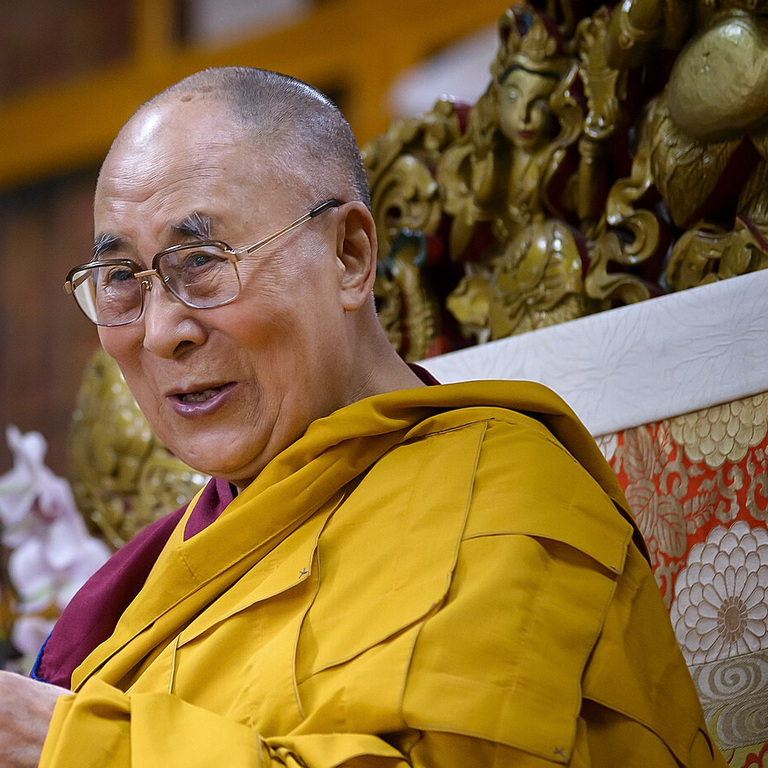
#> input picture people/images/14th-dalai-lama.jpg, 768 x 768 px
$ python -i curate_people.py   (imports and definitions only)
#> lines starting #> are read from the running program, lines starting #| are printed output that depends on the picture
#> further down, picture is the input picture: PIL image 768x768 RGB; mean R, G, B 135.9, 105.8, 57.9
"""Download license-checked Wikimedia portraits and make reproducible square crops."""

import argparse
from concurrent.futures import ThreadPoolExecutor
from datetime import datetime, timezone
import hashlib
import html
import io
import json
from pathlib import Path
import re
import threading
import time
import unicodedata
import urllib.error
import urllib.parse
import urllib.request

import cv2
import numpy as np
from PIL import Image, ImageDraw, ImageFont, ImageOps


ROOT = Path(__file__).resolve().parents[1]
PEOPLE = ROOT / "people"
IMAGES = PEOPLE / "images"
USER_AGENT = "PixlePeopleDataset/1.0 (Wikimedia portrait curation; Python urllib)"
SIZE = 768
LOCAL = threading.local()


def now():
    return datetime.now(timezone.utc).isoformat()


def plain(value):
    return html.unescape(re.sub(r"<[^>]*>", "", str(value))).strip()


def slug(name):
    name = unicodedata.normalize("NFKD", name).encode("ascii", "ignore").decode()
    return re.sub(r"[^a-z0-9]+", "-", name.lower()).strip("-")


# [93 lines left out: functions fetch, api, lead_images, source_info, check_license, not called in this run]


def square_crop(image, override=None):
    width, height = image.size
#> width = 768; height = 768
    face = None
    if override is not None:
        box = tuple(override)
        if not (0 <= box[0] < box[2] <= width and 0 <= box[1] < box[3] <= height):
            raise ValueError(f"Invalid crop {box} for {image.size}")
        if box[2] - box[0] != box[3] - box[1]:
            raise ValueError("Manual crop must be square")
        method = "manual"
    else:
        if not hasattr(LOCAL, "detector"):
            LOCAL.detector = cv2.CascadeClassifier(
                cv2.data.haarcascades + "haarcascade_frontalface_default.xml"
            )
        detection_scale = min(1.0, 960 / max(width, height))
#> detection_scale = 1
        preview = image.resize((round(width * detection_scale), round(height * detection_scale)))
        gray = cv2.cvtColor(np.array(preview), cv2.COLOR_RGB2GRAY)
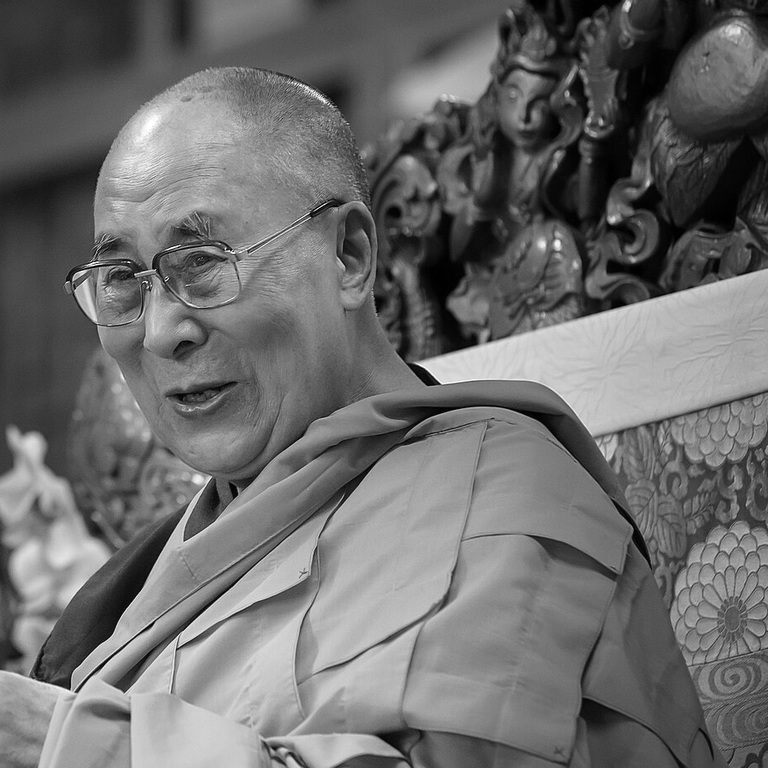
#> gray: shape (768, 768); min 0, max 255, mean 109.4
        faces = LOCAL.detector.detectMultiScale(
            gray, scaleFactor=1.1, minNeighbors=5, minSize=(40, 40)
        )
#> faces = ()
        faces = [tuple(round(int(value) / detection_scale) for value in f) for f in faces]
#> faces = []
        faces = [f for f in faces if f[3] >= min(width, height) * 0.12]
        if len(faces):
            x, y, fw, fh = map(int, max(faces, key=lambda f: int(f[2]) * int(f[3])))
            face = [x, y, fw, fh]
            side = min(width, height, max(int(fh * 4), int(fw * 2.8)))
            left = max(0, min(width - side, round(x + fw / 2 - side / 2)))
            top = max(0, min(height - side, round(y - fh * 0.45)))
            method = "largest-face-guided"
        else:
            side = min(width, height)
#> side = 768
            left = (width - side) // 2
#> left = 0
            top = round((height - side) * 0.15)
#> top = 0
            method = "top-biased-center"
        box = (left, top, left + side, top + side)
#> box = (0, 0, 768, 768)
    cropped = image.crop(box).resize((SIZE, SIZE), Image.Resampling.LANCZOS)
    return cropped, {"method": method, "box_xyxy": list(box), "detected_face_xywh": face}


# [262 lines left out: functions process, recrop, save_metadata, contact_sheets, verify, main, not called in this run]


# [2 lines not run here, left out]

>>> from PIL import Image
>>> picture = Image.open('../people/images/14th-dalai-lama.jpg')
>>> result = square_crop(picture)

$ run again, on people/images/amy-winehouse.jpg
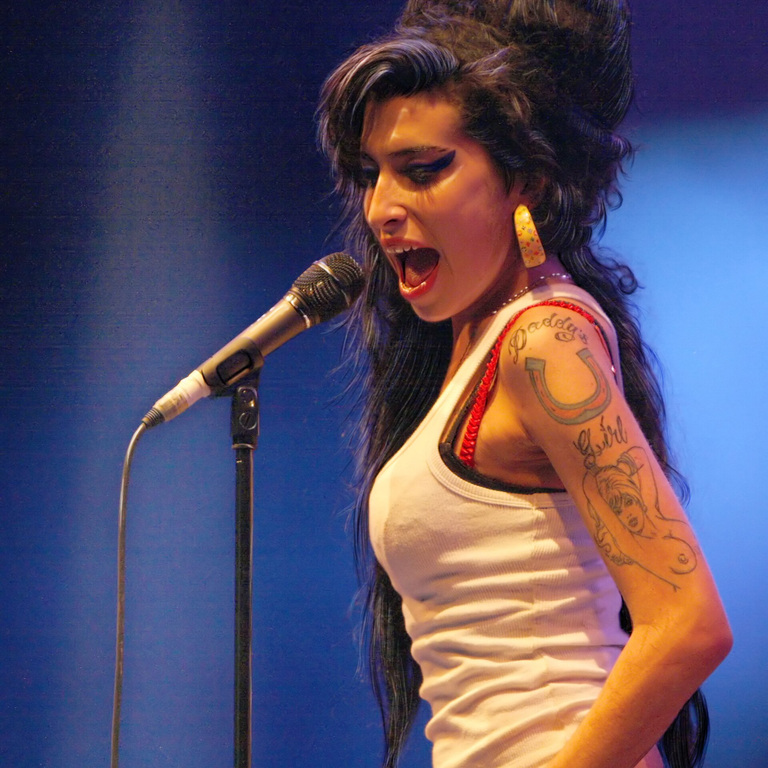
#> input picture people/images/amy-winehouse.jpg, 768 x 768 px
#> picture is the input picture: PIL image 768x768 RGB; mean R, G, B 87.6, 79.4, 103.8
#> in square_crop, `gray = cv2.cvtColor(np.array(preview), cv2.COLOR_RGB2GRAY)`:
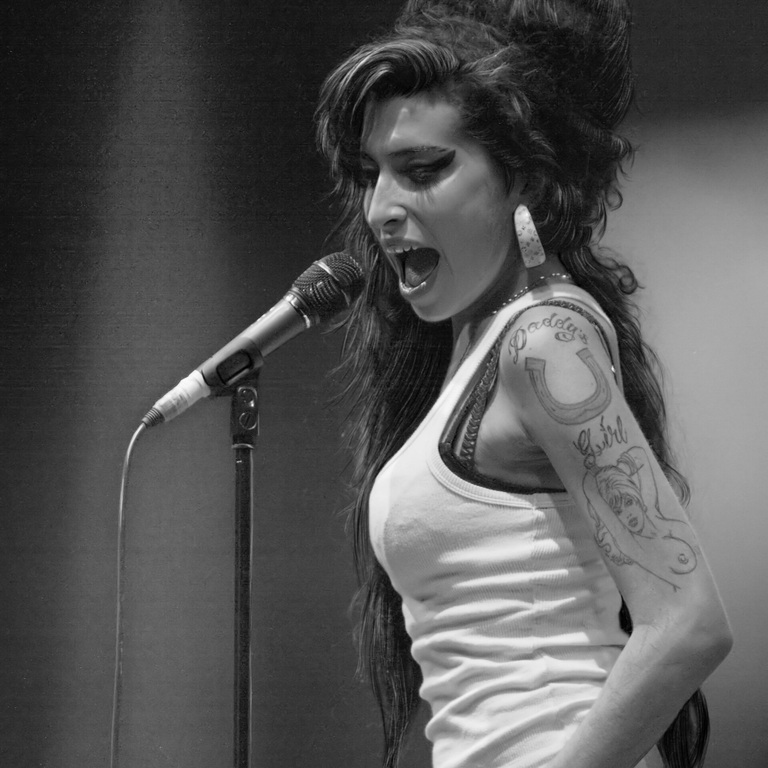
#> gray: shape (768, 768); min 0, max 255, mean 84.6
#> in square_crop, `faces = LOCAL.detector.detectMultiScale( gray, scaleFactor=1.1, minNei..`: faces = [[300, 83, 234, 234]]
#> in square_crop, `faces = [tuple(round(int(value) / detection_scale) for value in f) for..`: faces = [(300, 83, 234, 234)]
#> x = 300; y = 83; fw = 234
#> face = [300, 83, 234, 234]
#> side = 768
#> left = 0
#> box = (0, 0, 768, 768)

$ run again, on people/images/angela-merkel.jpg
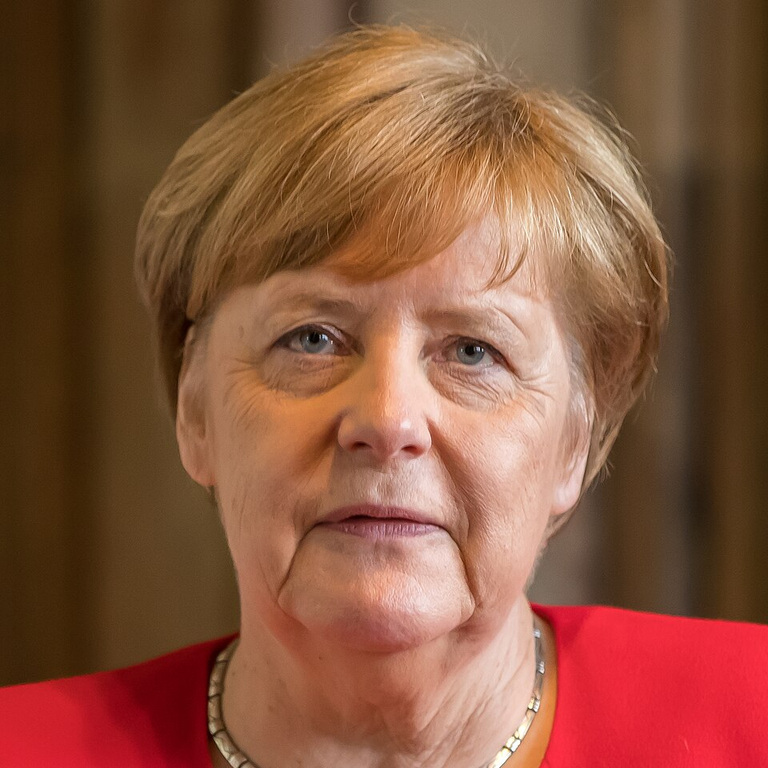
#> input picture people/images/angela-merkel.jpg, 768 x 768 px
#> picture is the input picture: PIL image 768x768 RGB; mean R, G, B 135.4, 85.4, 61.9
#> in square_crop, `gray = cv2.cvtColor(np.array(preview), cv2.COLOR_RGB2GRAY)`:
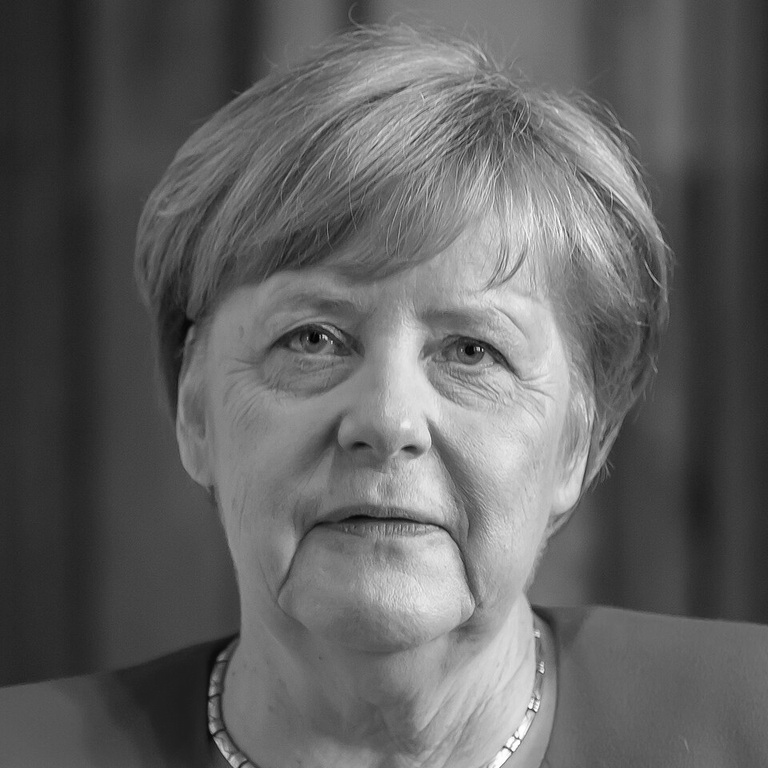
#> gray: shape (768, 768); min 1, max 255, mean 97.7
#> in square_crop, `faces = LOCAL.detector.detectMultiScale( gray, scaleFactor=1.1, minNei..`: faces = [[154, 159, 466, 466]]
#> in square_crop, `faces = [tuple(round(int(value) / detection_scale) for value in f) for..`: faces = [(154, 159, 466, 466)]
#> x = 154; y = 159; fw = 466
#> face = [154, 159, 466, 466]
#> side = 768
#> left = 0
#> box = (0, 0, 768, 768)

$ run again, on people/images/anthony-hopkins.jpg
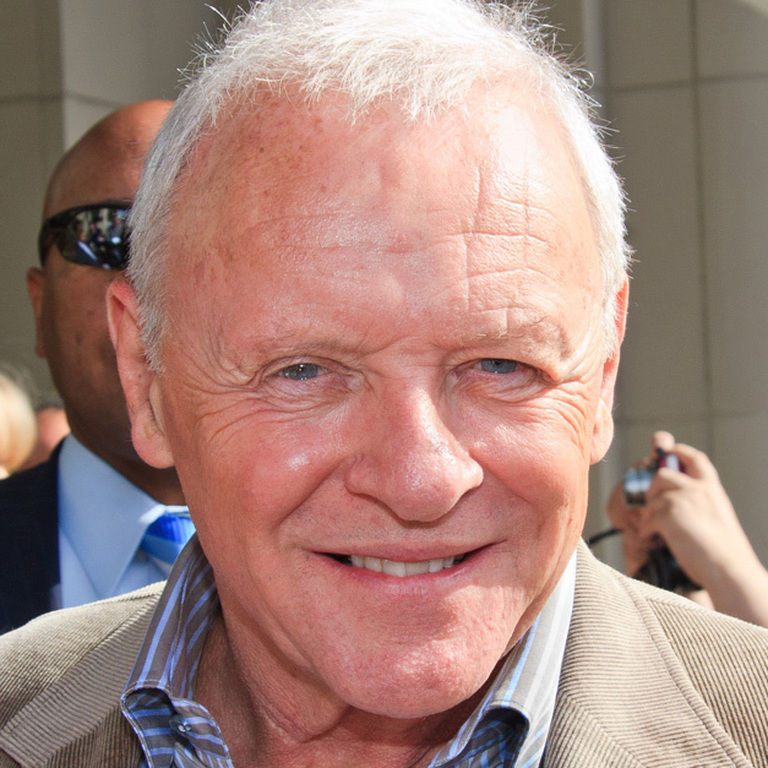
#> input picture people/images/anthony-hopkins.jpg, 768 x 768 px
#> picture is the input picture: PIL image 768x768 RGB; mean R, G, B 166.4, 134, 125.4
#> in square_crop, `gray = cv2.cvtColor(np.array(preview), cv2.COLOR_RGB2GRAY)`:
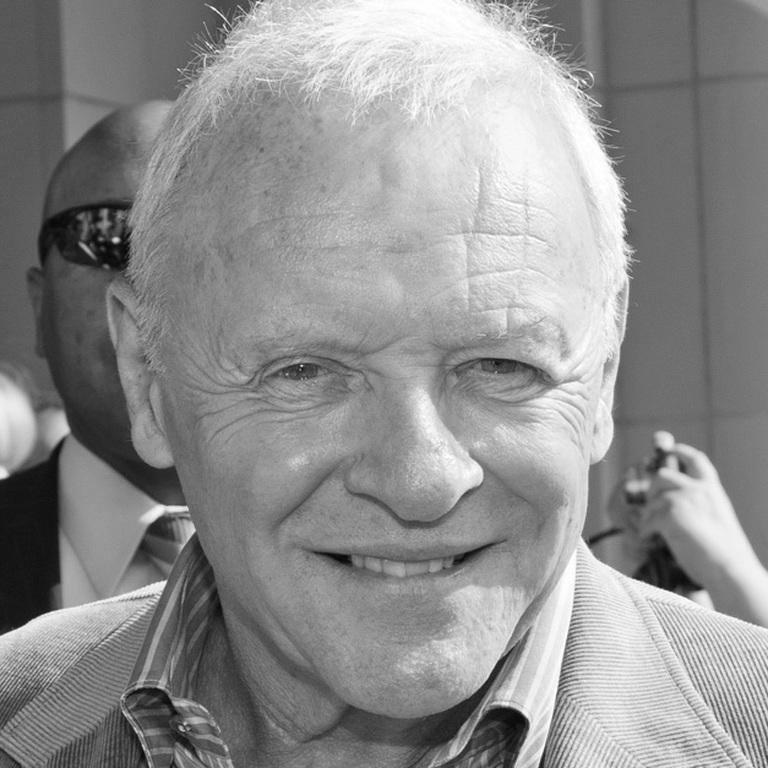
#> gray: shape (768, 768); min 7, max 255, mean 142.7
#> in square_crop, `faces = LOCAL.detector.detectMultiScale( gray, scaleFactor=1.1, minNei..`: faces = [[173, 191, 483, 483]]
#> in square_crop, `faces = [tuple(round(int(value) / detection_scale) for value in f) for..`: faces = [(173, 191, 483, 483)]
#> x = 173; y = 191; fw = 483
#> face = [173, 191, 483, 483]
#> side = 768
#> left = 0
#> box = (0, 0, 768, 768)
